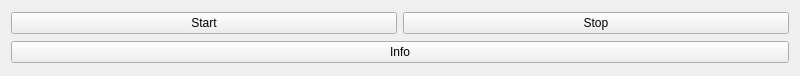
<?xml version="1.0" encoding="UTF-8"?>
<ui version="4.0">
 <class>Widget</class>
 <widget class="QWidget" name="Widget">
  <property name="geometry">
   <rect>
    <x>0</x>
    <y>0</y>
    <width>800</width>
    <height>76</height>
   </rect>
  </property>
  <property name="windowTitle">
   <string>Widget</string>
  </property>
  <layout class="QVBoxLayout" name="verticalLayout">
   <item>
    <layout class="QHBoxLayout" name="horizontalLayout">
     <item>
      <widget class="QPushButton" name="startButton">
       <property name="text">
        <string>Start</string>
       </property>
      </widget>
     </item>
     <item>
      <widget class="QPushButton" name="stopButton">
       <property name="text">
        <string>Stop</string>
       </property>
      </widget>
     </item>
    </layout>
   </item>
   <item>
    <widget class="QPushButton" name="infoButton">
     <property name="text">
      <string>Info</string>
     </property>
    </widget>
   </item>
  </layout>
 </widget>
 <resources/>
 <connections/>
</ui>
